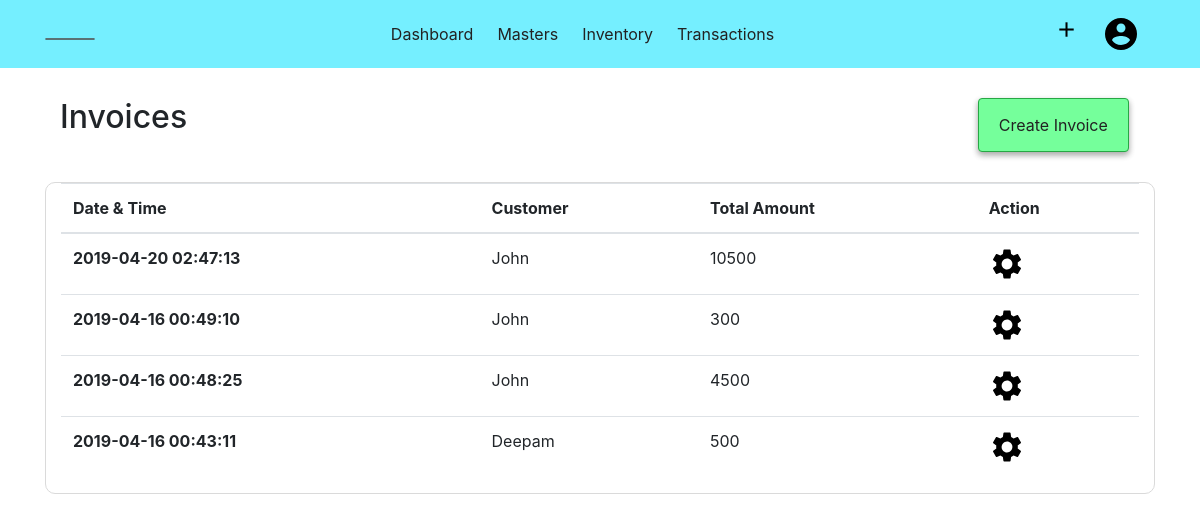
The app's page /invoice (signed in), older data.
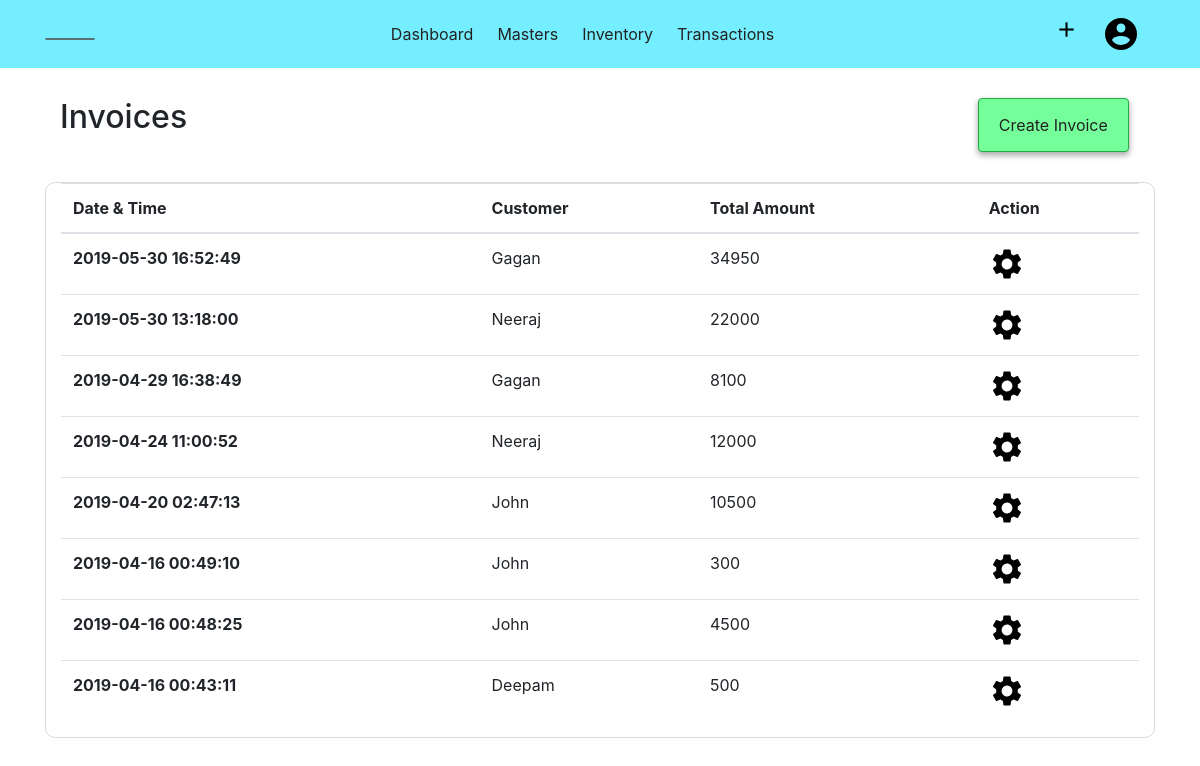
The same page, newer data.
### acsystem/models.py (models this page shows, shortened)
class Sales(db.Model):
    id = db.Column(db.Integer, primary_key=True)
    customer = db.Column(db.Integer,db.ForeignKey('customer.id'), nullable=False)
    date = db.Column(db.DateTime, nullable=False)
    invoiceno = db.Column(db.Integer, nullable=False)
    totalamount = db.Column(db.Integer)
    description = db.Column(db.String(250))
    salesitems = db.relationship('SalesItem', lazy=True, cascade="all, delete-orphan")
    company_id = db.Column(db.Integer, db.ForeignKey('company.id', ondelete="CASCADE"), nullable=False)

### acsystem/transactions/routes.py (the view)
@transactions.route('/invoice')
@login_required
def invoice():
    if current_user.activecompany == 0:
        flash(f"No Company is Activated! ","warning")
        return redirect(url_for('company.companies'))
    sales = Sales.query.filter_by(company_id = current_user.activecompany).order_by(Sales.id.desc()).all()
    return render_template('transactiontemplate/invoice.html', title='Invoice', sales = sales)

### acsystem/models.py (called while the page is built)
@login_manager.user_loader
def load_user(user_id):
    return User.query.get(int(user_id))

### acsystem/templates/transactiontemplate/invoice.html
{% extends "layout.html"%}
{% block content %}
<div class="container">
    <div class="container-fluid">
        <h2 class="float-left">Invoices</h2>
        <ul class="nav justify-content-end">
            <li class="btn btn-success float-right">
                <a class="nav-link" href="{{ url_for('transactions.createinvoice') }}">Create Invoice</a>
            </li>
        </ul>
    </div>
    <div class="container-fluid" style="border:1px solid rgb(218, 218, 218); border-radius:10px;">
        <table class="table table-hover">
            <thead>
                <tr>
                    <th scope="col">Date & Time</th>
                    <th scope="col">Customer</th>
                    <th scope="col">Total Amount</th>
                    <th scope="col">Action</th>
                </tr>
            </thead>
            <tbody>
                {% for sale in sales %}
                <tr>
                    <th scope="row">{{sale.date }}</th>
                    <td>{{ sale.customer }}</td>
                    <td>{{ sale.totalamount }}</td>
                    <td>
                        <a href="{{url_for('transactions.invoice_detail', invoice_id = sale.id)}}">
                        <img src="{{ url_for('static',filename='images/setting.png') }}" alt="Setting">
                        </a>
                    </td>
                {% endfor %}
            </tbody>
        </table>
    </div>
</div>
{% endblock content %}

### acsystem/templates/layout.html (shortened to what this page needs)
{% extends "header.html" %}
{% block body %}
<nav class="navbar navbar-expand-lg">
    <div class="container">
        <ul class="navbar-nav navbar">
            <li data-step="2" data-intro="Active Company Name visible here">
                {% if activecomp %}
                <a class="navbar-brand" href="{{ url_for('company.companies') }}">{{ activecomp.companyname }} </a>
                {% else %}
                <a class="navbar-brand" href="{{ url_for('company.companies') }}">Select Company </a>
                {% endif %}
            </li>
        </ul>
        <ul class="navbar-nav">
            <li class="nav-item">
                <a class="nav-link" href="{{ url_for('users.dashboard')}}">Dashboard</a>
            </li>
            <li class="nav-item dropdown">
                <a class="nav-link dropdown-toggle" href="#" id="drop1" data-toggle="dropdown">
                    Masters
                </a>
            </li>
            <li class="nav-item dropdown">
                <a class="nav-link dropdown-toggle" href="#" id="drop2" data-toggle="dropdown">
                    Inventory
                </a>
            </li>
            <li class="nav-item dropdown">
                <a class="nav-link dropdown-toggle" href="#" id="drop2" data-toggle="dropdown">
                    Transactions
                </a>
            </li>
        </ul>
        <ul class="navbar-nav">
            <li data-step="4" data-intro="Shortcut to Add new data" class="nav-item dropdown">
                <a class="nav-link dropdown-toggle" href="#" id="dropadd" data-toggle="dropdown">
                    <img src="{{url_for('static', filename='images/add.png')}}" alt="+" width="25px;"></a>
            </li>
            <li data-step="5" data-intro="User Details" class="nav-item dropdown">
                <a class="nav-link dropdown-toggle" href="#" id="dropaccount" data-toggle="dropdown">
                    <img src="{{ url_for('static', filename='images/user.png')}}" alt="Account">
                </a>
            </li>
        </ul>
    </div>
</nav>
    {% block content%} {% endblock %}
{% endblock %}

### acsystem/templates/header.html (shortened to what this page needs)
<!DOCTYPE html>
<html lang="en">
<head>
    <link rel="stylesheet" href="{{url_for('static', filename='bootstrap.css')}}">
    <link rel="stylesheet" href="{{url_for('static', filename='main.css')}}">
    <link rel="stylesheet" href="{{url_for('static', filename='style.css')}}">
    <link rel="stylesheet" href="{{url_for('static', filename='introjsstyle.css')}}">
    <link rel="stylesheet" href="https:/cdnjs.cloudflare.com/ajax/libs/toastr.js/latest/toastr.min.css">
</head>
<body>
        {% block body%} {% endblock %}
</body>
</html>

### acsystem/static/main.css (style rules this page uses)
a { color: rgb(34, 34, 34) !important; }

### acsystem/static/style.css (style rules this page uses)
.btn { -webkit-box-shadow: 0 3px 6px rgba(0, 0, 0, 0.16), 0 3px 6px rgba(0, 0, 0, 0.23); box-shadow: 0 3px 6px rgba(0, 0, 0, 0.16), 0 3px 6px rgba(0, 0, 0, 0.23); }
.dropdown ::after { display: none !important; }
.navbar-brand { color: rgba(0, 0, 0, 0.822); border: 1px solid rgba(83, 83, 83, 0.8); border-radius: 30px; padding: 0 1.5rem; }
.nav-item { display: block; padding-right: .5rem; }
.navbar-nav { -webkit-box-orient: horizontal !important; -webkit-box-direction: normal !important; -ms-flex-direction: row !important; flex-direction: row !important; }
.nav-link { color: rgba(12, 12, 12, 0.76); padding: .5rem !important; }
.navbar { background-color: #75efff; }
.btn { margin: 0 .7rem; }
.btn-success { background-color: #75ff9b !important; }
.container-fluid { margin-top: 30px !important; }

Row changes from the older to the newer data that the page shows:
added Sales: date "2019-05-30 16:52:49", customer "Gagan", totalamount "34950"
added Sales: date "2019-05-30 13:18:00", customer "Neeraj", totalamount "22000"
added Sales: date "2019-04-29 16:38:49", customer "Gagan", totalamount "8100"
added Sales: date "2019-04-24 11:00:52", customer "Neeraj", totalamount "12000"
